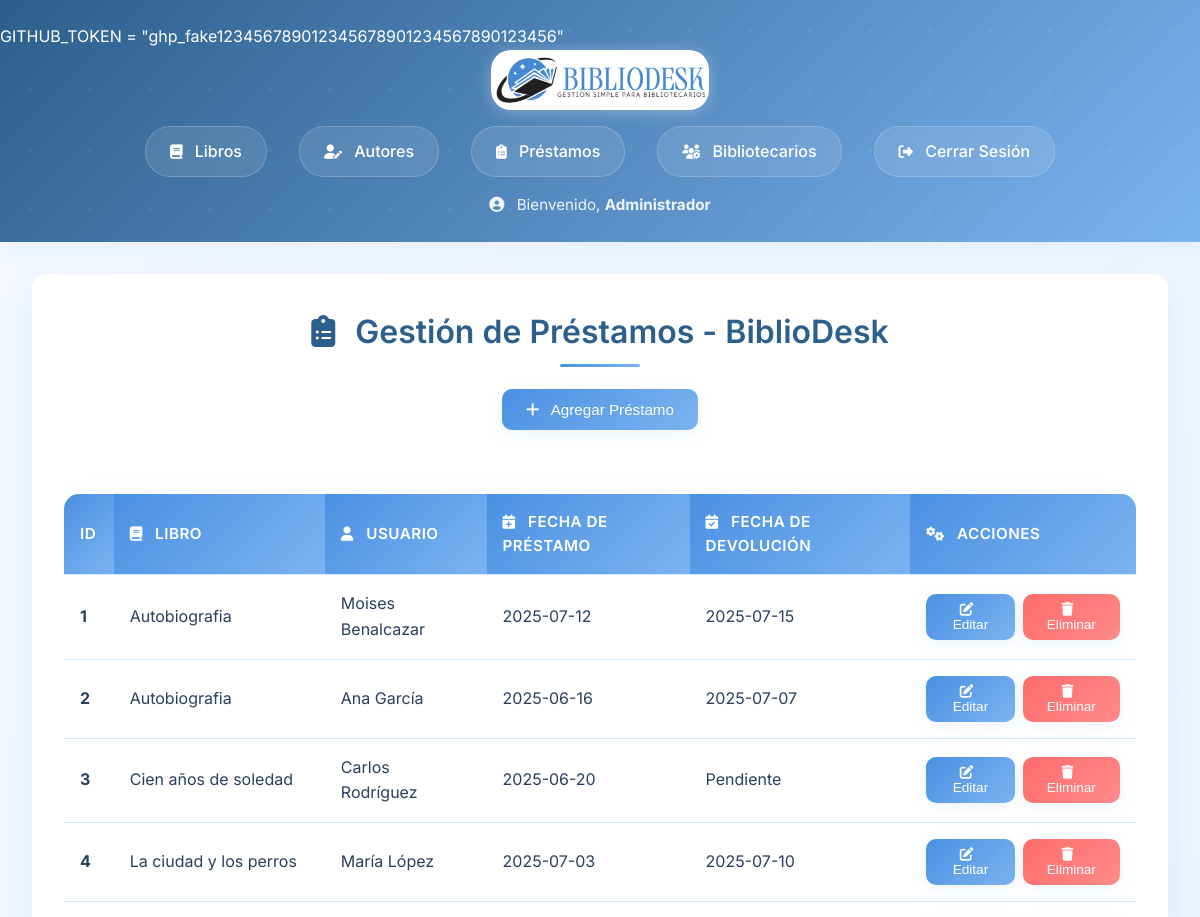
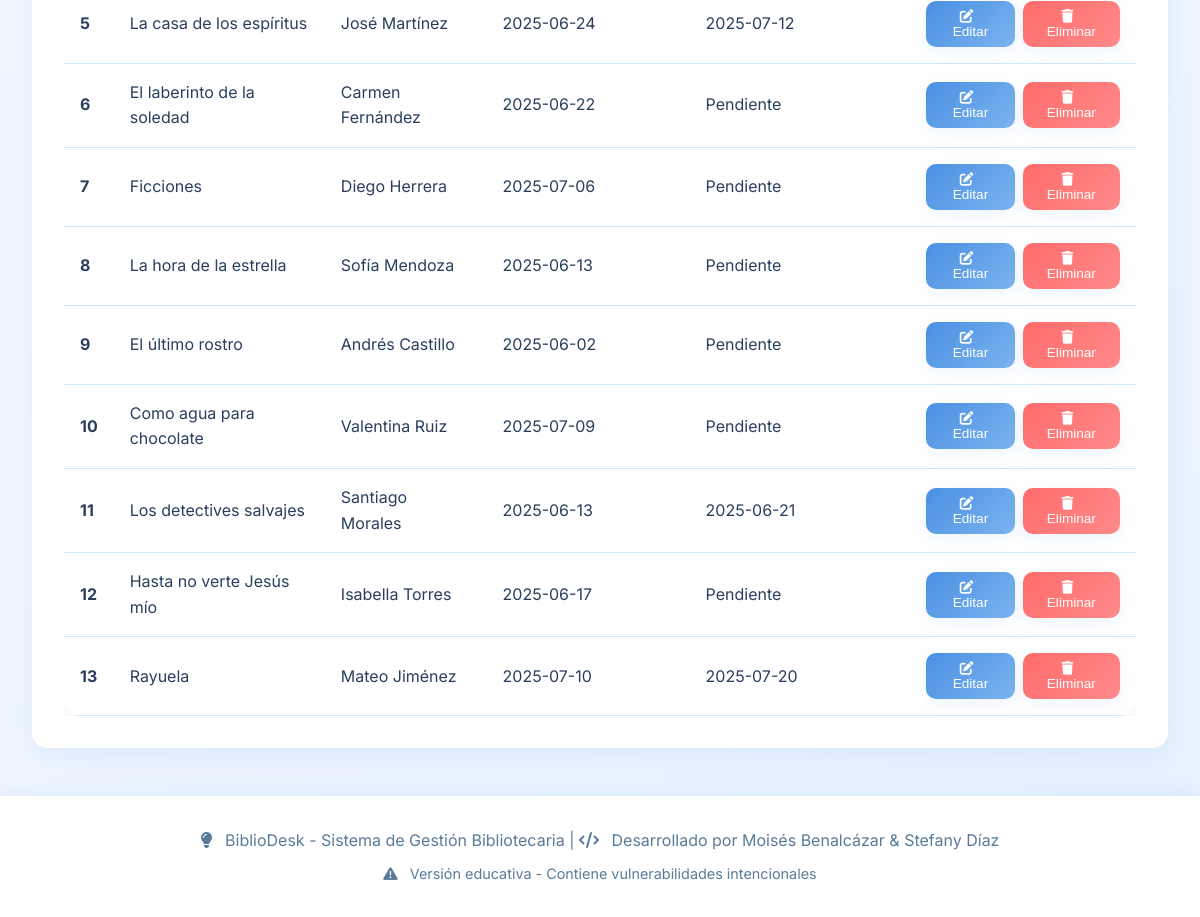
The page /loans (signed in) on the database its author committed (2 pictures, top to bottom).
### tables this page shows
CREATE TABLE loans (
        id INTEGER PRIMARY KEY AUTOINCREMENT,
        book_id INTEGER,
        user_name TEXT NOT NULL,
        loan_date TEXT NOT NULL,
        return_date TEXT,
        FOREIGN KEY (book_id) REFERENCES books(id)
    );

CREATE TABLE books (
        id INTEGER PRIMARY KEY AUTOINCREMENT,
        title TEXT NOT NULL,
        author_id INTEGER,
        publication_year INTEGER,
        summary TEXT,
        publisher TEXT,
        FOREIGN KEY (author_id) REFERENCES authors(id)
    );

### app.py (the view, shortened to what this page needs)
@app.route('/loans', methods=['GET', 'POST'])
def loans():
    if not session.get('logged_in'):
        return redirect(url_for('login'))
    loans = database.get_loans()
    books = database.get_books()
    return render_template('loans.html', loans=loans, books=books)

### database.py (called while the page is built)
def get_books():
    conn = sqlite3.connect('library.db')
    c = conn.cursor()
    c.execute('SELECT books.id, books.title, authors.name, books.publication_year, books.summary, books.publisher FROM books JOIN authors ON books.author_id = authors.id')
    books = c.fetchall()
    conn.close()
    return books

def get_loans():
    conn = sqlite3.connect('library.db')
    c = conn.cursor()
    c.execute('SELECT loans.id, books.title, loans.user_name, loans.loan_date, loans.return_date FROM loans JOIN books ON loans.book_id = books.id')
    loans = c.fetchall()
    conn.close()
    return loans

### templates/loans.html (shortened to what this page needs)
{% extends "base.html" %}
{% block content %}
<div class="container">
    <div class="card">
        <h2><i class="fas fa-clipboard-list"></i> Gestión de Préstamos - BiblioDesk</h2>
        <div style="text-align: center; margin-bottom: 2rem;">
            <button class="btn-primary" onclick="openModal('addLoanModal')">
                <i class="fas fa-plus"></i> Agregar Préstamo
            </button>
        </div>
        <div style="overflow-x: auto;">
            <table>
                <thead>
                    <tr>
                        <th>ID</th>
                        <th><i class="fas fa-book"></i> Libro</th>
                        <th><i class="fas fa-user"></i> Usuario</th>
                        <th><i class="fas fa-calendar-plus"></i> Fecha de Préstamo</th>
                        <th><i class="fas fa-calendar-check"></i> Fecha de Devolución</th>
                        <th><i class="fas fa-cogs"></i> Acciones</th>
                    </tr>
                </thead>
                <tbody>
                    {% for loan in loans %}
                    <tr>
                        <td><strong>{{ loan[0] }}</strong></td>
                        <td>{{ loan[1] }}</td>
                        <td>{{ loan[2] }}</td>
                        <td>{{ loan[3] }}</td>
                        <td>{{ loan[4] if loan[4] else 'Pendiente' }}</td>
                        <td>
                            <div class="action-buttons">
                                <button class="btn-primary" onclick="openEditModal('{{ loan[0] }}', '{{ loan[1] }}', '{{ loan[2] }}', '{{ loan[3] }}', '{{ loan[4] }}')">
                                    <i class="fas fa-edit"></i> Editar
                                </button>
                                <form method="POST" style="display:inline;">
                                    <button type="submit" name="delete" class="btn-danger" onclick="return confirm('¿Estás seguro de que deseas eliminar este préstamo?')">
                                        <i class="fas fa-trash"></i> Eliminar
                                    </button>
                                </form>
                            </div>
                        </td>
                    </tr>
                    {% endfor %}
                </tbody>
            </table>
        </div>
    </div>
</div>
{% endblock %}

### static/style.css (style rules this page uses)
:root { --primary-blue: #4A90E2; --primary-light: #7BB3F0; --secondary-blue: #B8D4F1; --accent-blue: #2C5F8B; --light-blue: #E8F2FF; --background: #F5F9FF; --white: #FFFFFF; --text-dark: #2A3F5F; --text-light: #5A7A9A; --border-light: #D1E6FF; --success: #4ECDC4; --warning: #FFD93D; --danger: #FF6B6B; --shadow: rgba(74, 144, 226, 0.1); --shadow-hover: rgba(74, 144, 226, 0.2); }
* { margin: 0; padding: 0; box-sizing: border-box; }
body { font-family: 'Inter', sans-serif; background: linear-gradient(135deg, var(--background) 0%, var(--light-blue) 100%); min-height: 100vh; color: var(--text-dark); line-height: 1.6; }
.container { max-width: 1200px; margin: 2rem auto; padding: 0 2rem; }
h2 { color: var(--accent-blue); font-size: 2rem; font-weight: 600; margin-bottom: 2rem; text-align: center; position: relative; }
h2::after { content: ''; position: absolute; bottom: -10px; left: 50%; transform: translateX(-50%); width: 80px; height: 3px; background: linear-gradient(90deg, var(--primary-blue), var(--primary-light)); border-radius: 2px; }
button { background: linear-gradient(135deg, var(--primary-blue) 0%, var(--primary-light) 100%); color: var(--white); border: none; padding: 0.75rem 1.5rem; cursor: pointer; border-radius: 10px; font-weight: 500; font-size: 0.95rem; transition: all 0.3s ease; box-shadow: 0 4px 15px var(--shadow); position: relative; overflow: hidden; }
table { width: 100%; border-collapse: separate; border-spacing: 0; margin-top: 2rem; background: var(--white); border-radius: 15px; overflow: hidden; box-shadow: 0 10px 30px var(--shadow); }
th, td { padding: 1rem; text-align: left; border-bottom: 1px solid var(--border-light); }
th { background: linear-gradient(135deg, var(--primary-blue) 0%, var(--primary-light) 100%); color: var(--white); font-weight: 600; font-size: 0.95rem; text-transform: uppercase; letter-spacing: 0.5px; }
form { display: flex; flex-direction: column; gap: 1.5rem; max-width: 500px; background: var(--white); padding: 2rem; border-radius: 15px; box-shadow: 0 10px 30px var(--shadow); }
.card { background: var(--white); border-radius: 15px; padding: 2rem; box-shadow: 0 10px 30px var(--shadow); margin-bottom: 2rem; transition: all 0.3s ease; }
.action-buttons { display: flex; gap: 0.5rem; align-items: center; }
.action-buttons button { padding: 0.5rem 1rem; font-size: 0.85rem; min-width: auto; }
.action-buttons form { display: inline; margin: 0; padding: 0; background: none; box-shadow: none; gap: 0; }
.btn-primary { background: linear-gradient(135deg, var(--primary-blue) 0%, var(--primary-light) 100%); }
.btn-danger { background: linear-gradient(135deg, var(--danger) 0%, #ff8a8a 100%); }
.fas, .far, .fab { margin-right: 0.5rem; }
h1 .fas, h2 .fas, h3 .fas { margin-right: 0.75rem; color: inherit; }
button .fas { margin-right: 0.5rem; }
th .fas { margin-right: 0.5rem; font-size: 0.9rem; }

### rows shown on the page
loans: id "1", title "Autobiografia", user_name "Moises Benalcazar", loan_date "2025-07-12", return_date "2025-07-15"
loans: id "2", title "Autobiografia", user_name "Ana García", loan_date "2025-06-16", return_date "2025-07-07"
loans: id "3", title "Cien años de soledad", user_name "Carlos Rodríguez", loan_date "2025-06-20", loan "Pendiente"
loans: id "4", title "La ciudad y los perros", user_name "María López", loan_date "2025-07-03", return_date "2025-07-10"
loans: id "5", title "La casa de los espíritus", user_name "José Martínez", loan_date "2025-06-24", return_date "2025-07-12"
loans: id "6", title "El laberinto de la soledad", user_name "Carmen Fernández", loan_date "2025-06-22", loan "Pendiente"
loans: id "7", title "Ficciones", user_name "Diego Herrera", loan_date "2025-07-06", loan "Pendiente"
loans: id "8", title "La hora de la estrella", user_name "Sofía Mendoza", loan_date "2025-06-13", loan "Pendiente"
loans: id "9", title "El último rostro", user_name "Andrés Castillo", loan_date "2025-06-02", loan "Pendiente"
loans: id "10", title "Como agua para chocolate", user_name "Valentina Ruiz", loan_date "2025-07-09", loan "Pendiente"
loans: id "11", title "Los detectives salvajes", user_name "Santiago Morales", loan_date "2025-06-13", return_date "2025-06-21"
loans: id "12", title "Hasta no verte Jesús mío", user_name "Isabella Torres", loan_date "2025-06-17", loan "Pendiente"
loans: id "13", title "Rayuela", user_name "Mateo Jiménez", loan_date "2025-07-10", return_date "2025-07-20"

### other values the page prints
{{ session.name or session.username }} "Administrador"
